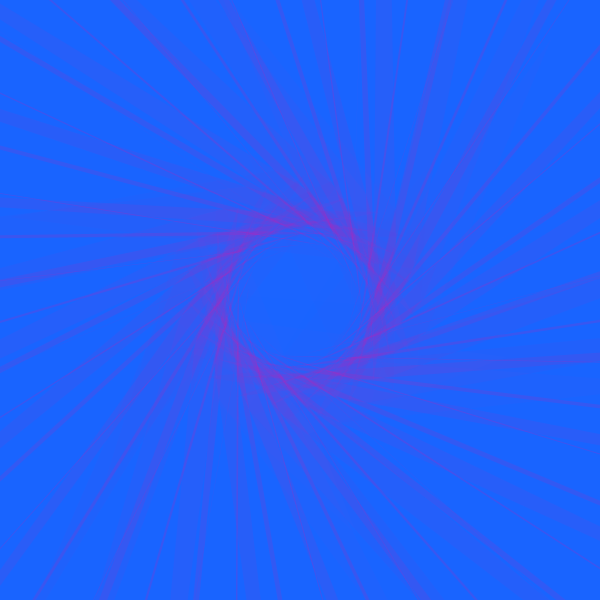
Frame 1 (no input)
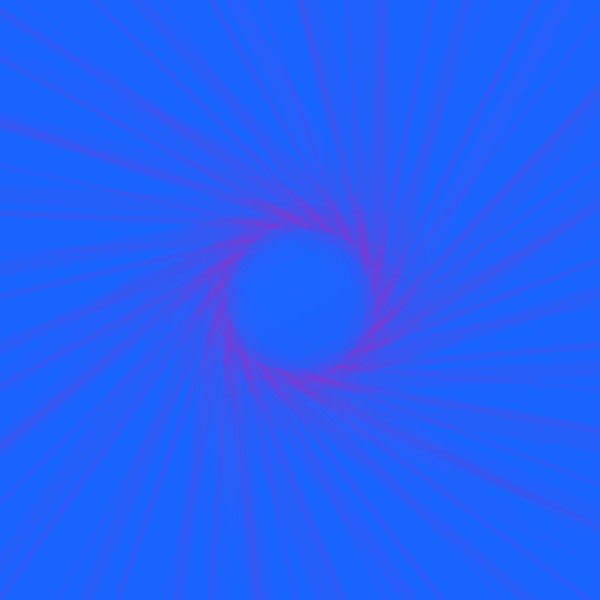
Frame 60 (the mouse pressed at the canvas centre just before this capture)
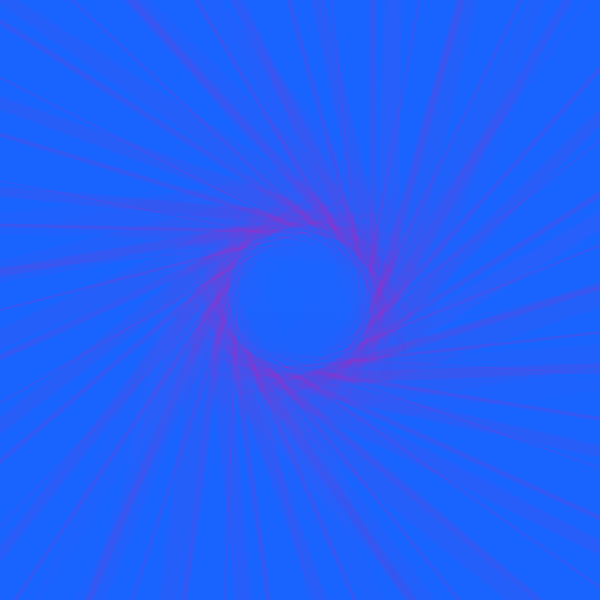
Frame 120 (the mouse held since frame 60 and released just before this capture)

The Processing sketch that drew these frames (run headless with seeded random() and noise(); from frame 60 on, the mouse is pressed at the canvas centre):

// Processing sketch: processing_16689
// ── processing_16689.pde

PVector[] p = new PVector[3];
float shift = 1.0;
float fade = 0.5;
float fillCol = 0;
float rot = 1.0;
float spin = 0.0;
//float angle;
//float cosine;
//float ellipse;

int x;
int y;

float diam=100;

void setup() {
  size(600, 600);
  x=width/2;
  y=height/2;
}

void draw() {
  background(25,100,255);
  drawFlower();
}

void drawFlower() {
  pushMatrix();
translate(width/2, height/2);
  //rotate(radians(45));
   rotate(radians(frameCount * 0.5  % 360));

//cosine = cos(angle);
//rotate(cosine);
//ellipseMode(CENTER);

//rotate(rot+=radians(spin));
//rotateZ(radians(360));
  noStroke();
  fillCol=0;
  p[0] = new PVector(-diam, diam);
  p[1] = new PVector(diam, diam);
  p[2] = new PVector(0, -diam);
  triBlur();
  popMatrix();
}

void triBlur() {
  fill (255,0,150, fillCol);
  fillCol += fade;
  rotate(rot+=radians(spin));
  triangle(p[0].x, p[0].y, p[1].x, p[1].y, p[2].x, p[2].y); 

  p[0].x=p[0].x+shift;
  p[0].y=p[0].y-shift/2;
  p[1].x=p[1].x-shift;
  p[1].y=p[1].y-shift/2;
  p[2].x=p[2].x+32;
  p[2].y=p[2].y+shift;

  if (p[0].x < 0) {
    // recursive call
    triBlur();
  }
}
